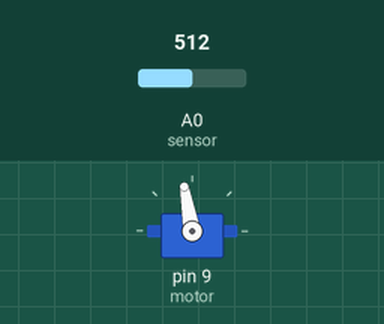
This sketch was run on a simulated Arduino Uno, built with avr-gcc and run on an emulated ATmega328P. On the bench: servo. Inputs (shaded band) come from the test bench; at power-on: A0 (sensor) = 512.

Above: at 1.2 s.
1.3 s: A0 (sensor) set to 218
2.8 s: A0 (sensor) set to 194
At 3.2 s:
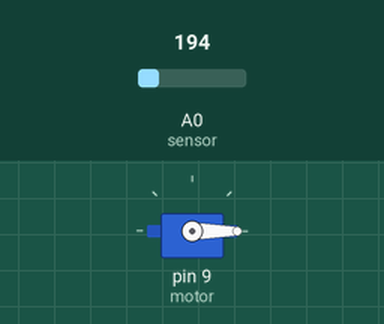
4.3 s: A0 (sensor) set to 210
At 5.5 s:
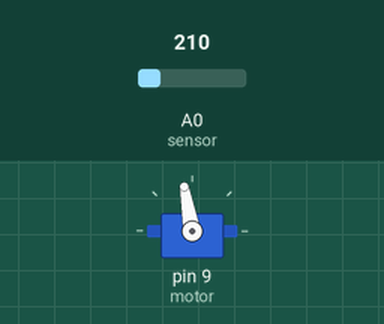
5.8 s: A0 (sensor) set to 190
At 6.7 s:
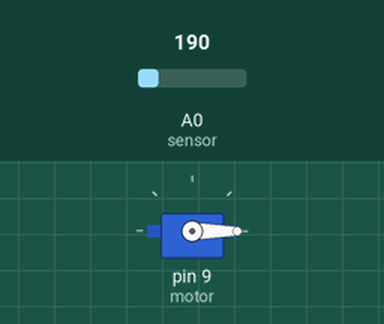
Timing chart, 0 to 8.3 s (numbered marks = the images above; inputs shaded):
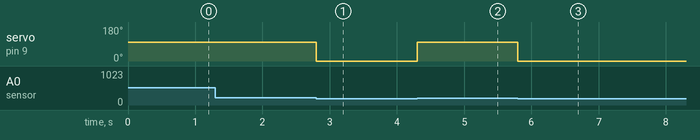

The sketch:

4-9-19.ino
```cpp
#include <Servo.h>
//const int motor = 9;
const int sensor = A0;
const int iMinThreshVal = 200;

Servo motor;

void setup() {
 motor.attach(9);
}

void loop () {

  // put your setup code here, to run once:
 // read muscle sensor value

  while(analogRead(sensor) > iMinThreshVal)
  {

    // state 1 - below threshold - fully retract
   motor.write(100);


  }
 // else
 // {
    // state 2 - above max threshold - fully extend
    motor.write(0);

 // }

}
```

Measured:
- the behaviour switches between 201 and 200 on A0 (sensor) (found by bisection; images 0 and 1)
- after the input at 1.3 s, every drawn part: stays the same
- after the input at 2.8 s, servo on pin 9 (motor): 100° → 0° at once
- after the input at 4.3 s, servo on pin 9 (motor): 0° → 100° at once
- after the input at 5.8 s, servo on pin 9 (motor): 100° → 0° at once
